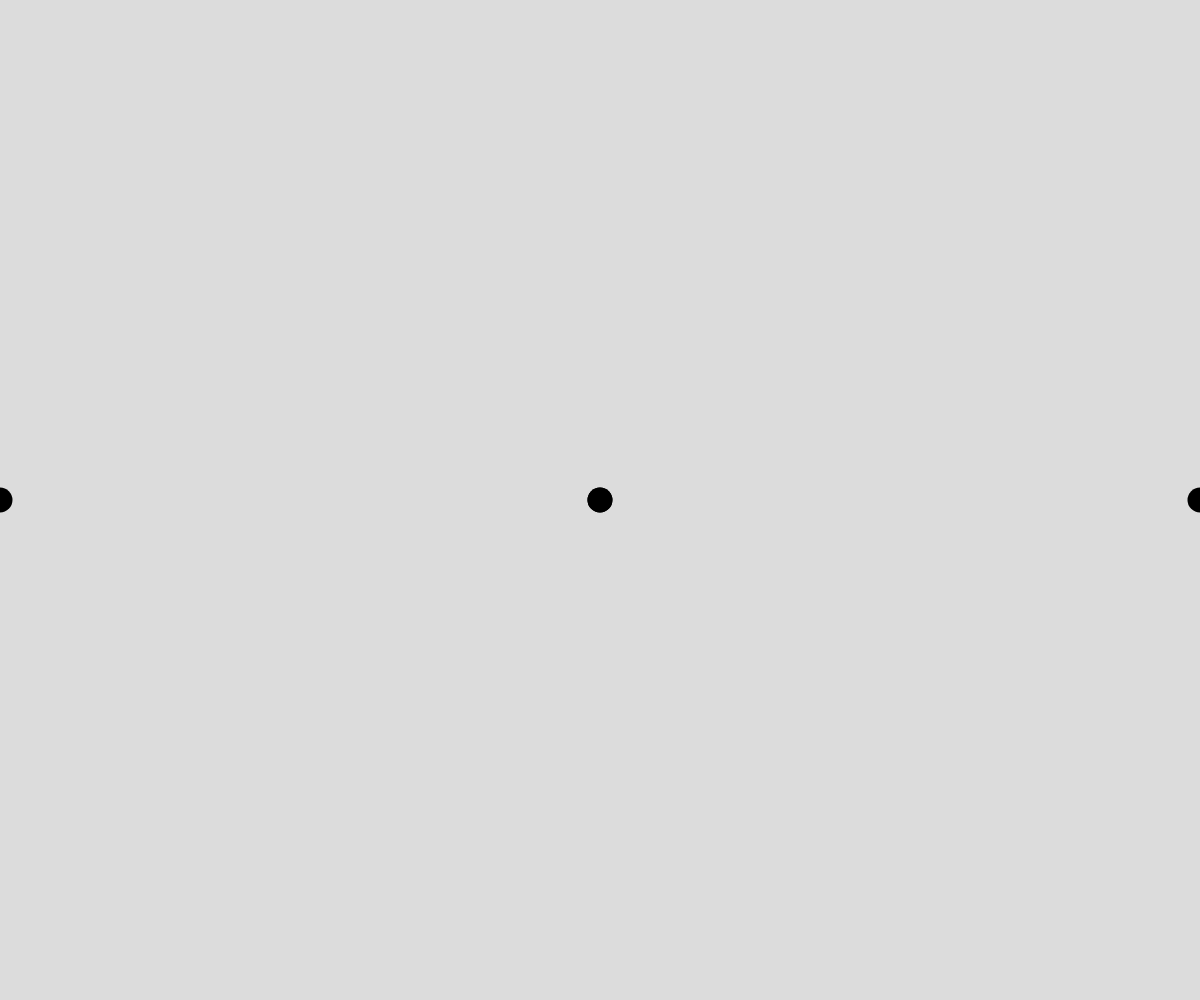
Frame 1 (no input)
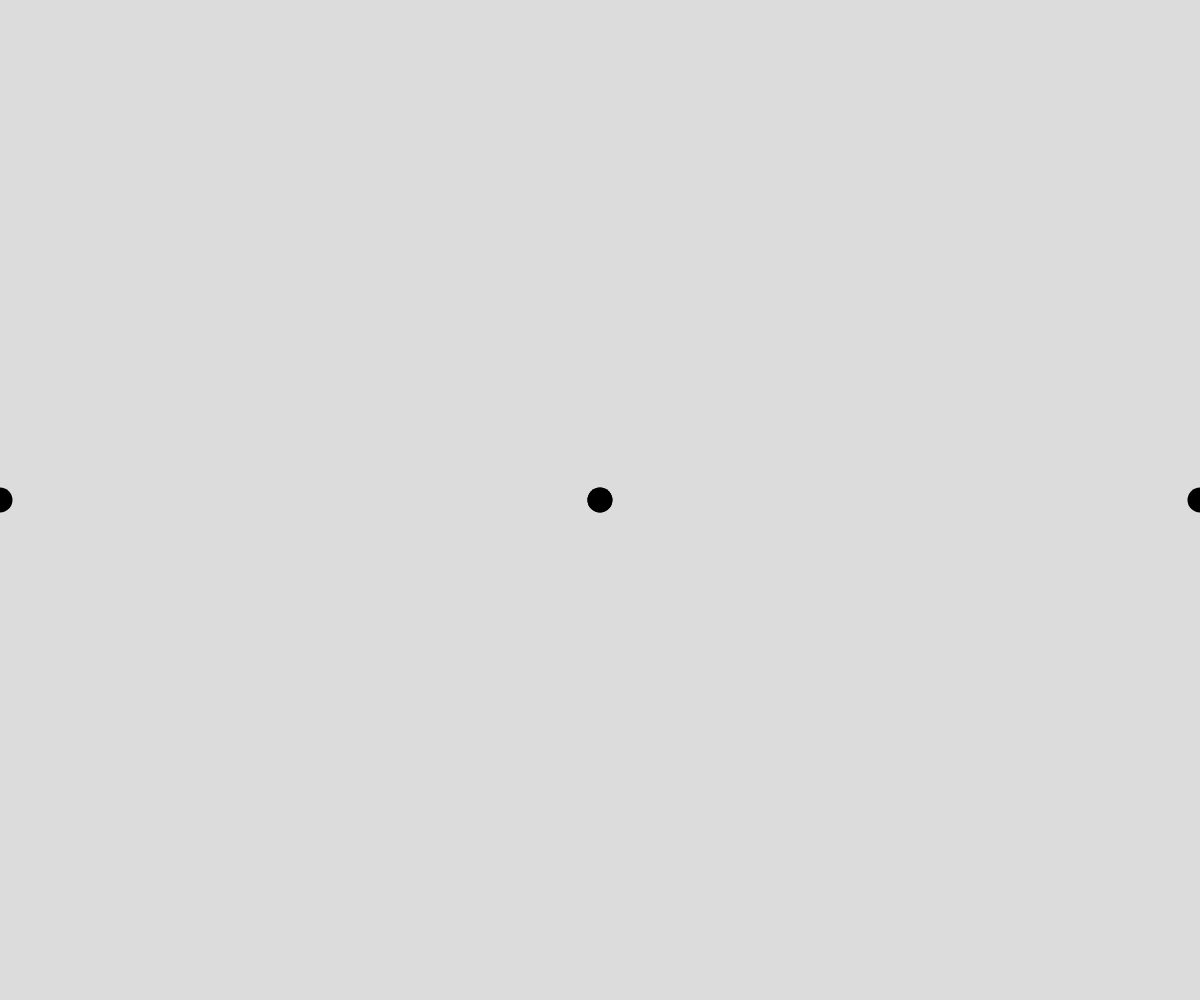
Frame 60 (no input)
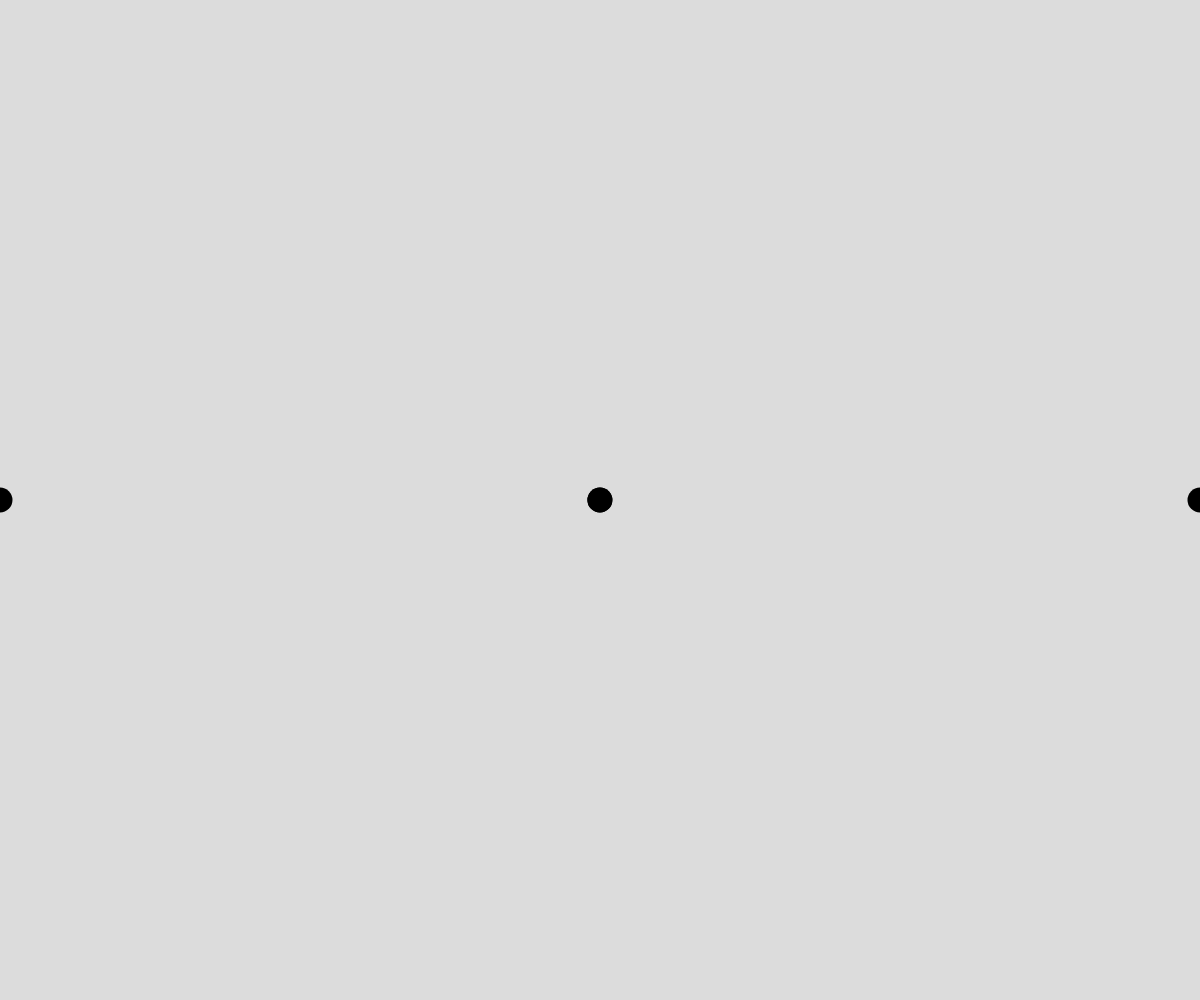
Frame 120 (the mouse pressed at the canvas centre since frame 60)

The p5.js sketch that drew these frames (run headless with seeded random() and noise() and a simulated clock; from frame 60 on, the mouse is pressed at the canvas centre):

// p5.js sketch
// ── sketch.js

let pointAX,pointBX,pointCX,pointDX,pointEX;
let pointAY, pointBY, pointCY,pointDY,pointEY;
let amt = 0.0001;
let pistol = .001

function setup() {
  createCanvas(windowWidth, windowHeight);
  
 
  
  //All the different points involved
  
  pointAY = (0, height/2);
  pointAX = (0, width/2);
  pointCX = (0);
  pointCY = (height/2);
  pointDX = (width);
  pointDY = (height/2);
  pointEX = (0);
  pointEY = (height/2)
  
  

  strokeWeight(25);
}

function draw() {
  
  
  background(220);
  
  
  
  //slingshot pullback
  point(pointAX, pointAY);
  pointBX = lerp(pointAX, pointCX, amt);
  pointBY = lerp(pointAY,pointCY,amt);
  if(pointBX%10 == 0){
  point(pointBX, pointBY);
  }
  point(pointBX, pointBY);
  point(pointCX, pointCY);
  point(pointDX,pointDY);
  amt*=1.01;
  if (amt >= 10) amt=0;
  
  
  

  //Second point travelling across to mimic the return
  if (pointBX <= 0){
    stroke(0,0,255);
    pointEX = lerp(pointCX, pointDX, pistol)
    pointEY = lerp(pointCY, pointDY, pistol)
    point(pointEX,pointEY);
    pistol*=1.05;
    if(pistol >= 5) pistol=0; 
    
  }

  //change in color when it passes the middle of the screen
  if(pointEX >= width/2){
    
    stroke(204,145,105);
    

  }

  
  
}
